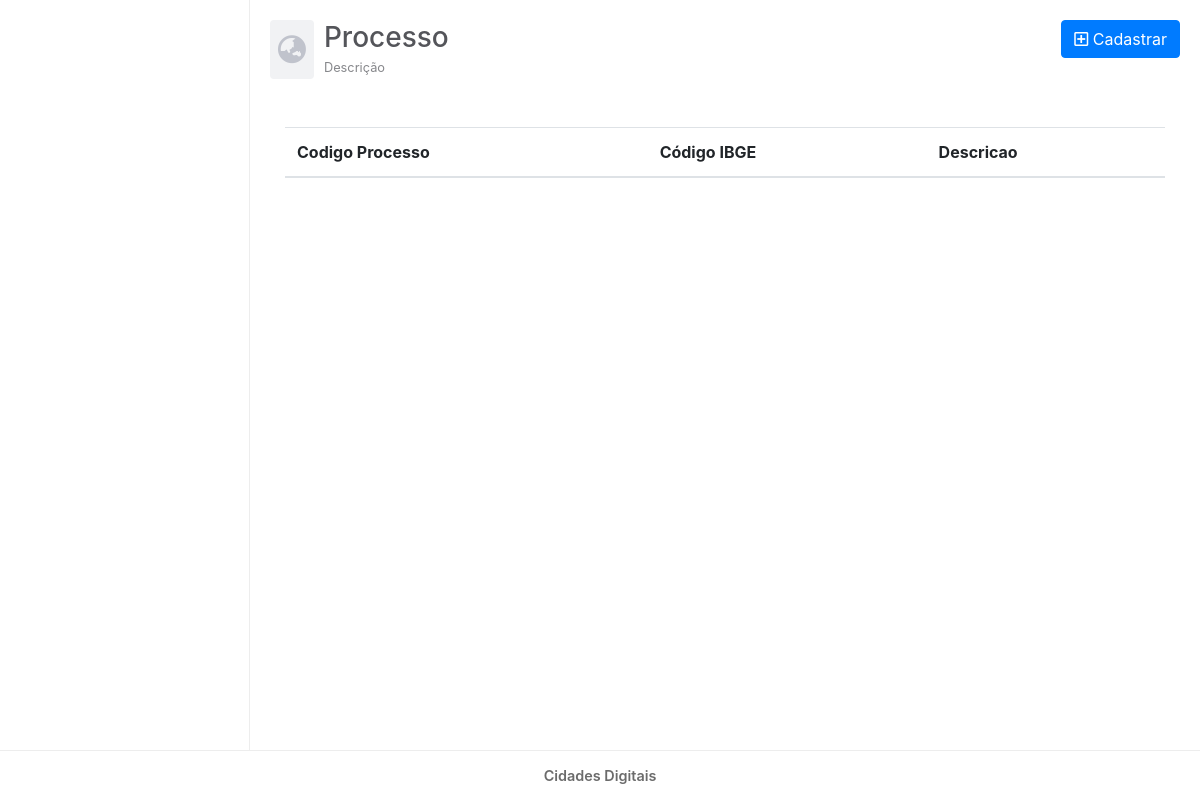
Page /View/Processo.php on the earlier database version.
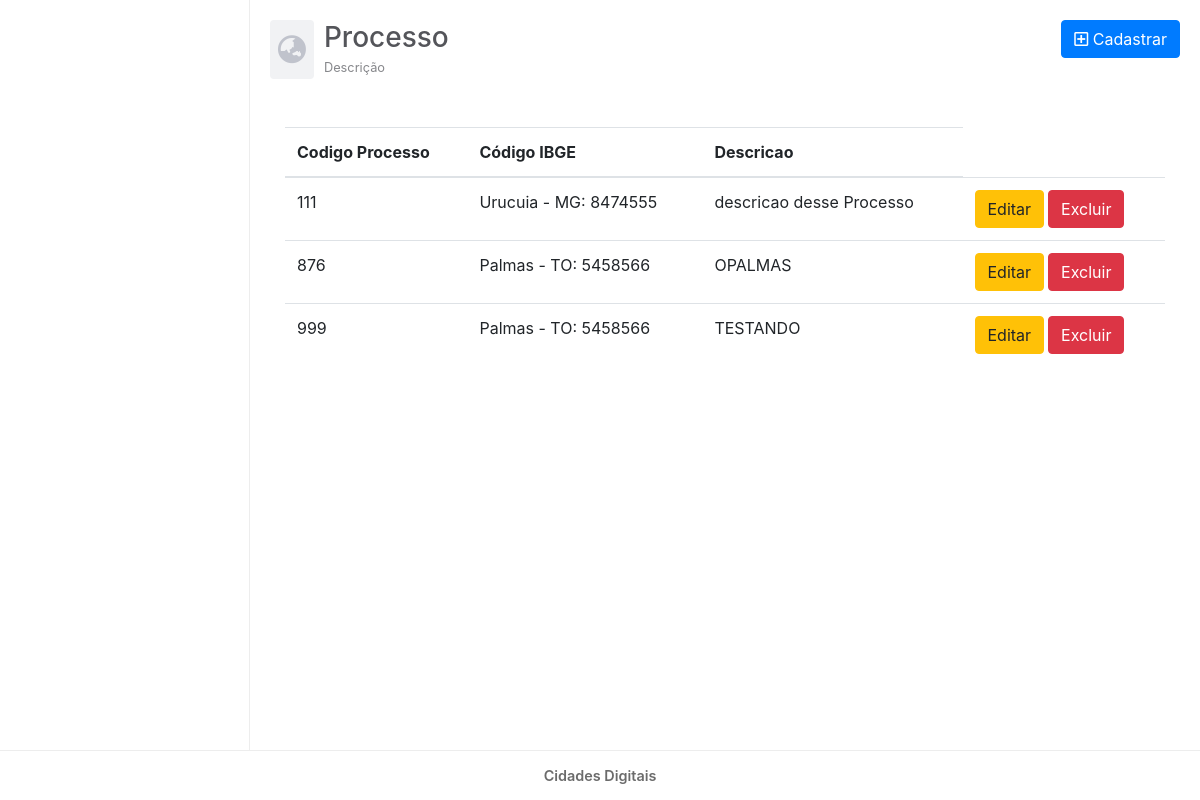
Same page on the later database version.
### tables this page shows
CREATE TABLE IF NOT EXISTS `processo` (
  `cod_processo` char(17) NOT NULL,
  `cod_ibge` int(7) NOT NULL,
  `descricao` varchar(45) DEFAULT NULL,
  PRIMARY KEY (`cod_processo`,`cod_ibge`),
  KEY `fk_processo_cd1_idx` (`cod_ibge`)
);

### Model/DAO/ClassProcessoDAO.php (called while the page is built, shortened)
<?php
class ClassProcessoDAO {
    public function listarProcesso(){
        try {
            $pdo = Conexao::getInstance();
            $sql = "SELECT CONCAT(municipio.nome_municipio,  ' - ' , municipio.uf,': ',processo.cod_ibge) AS cod_ibge_dados, municipio.cod_ibge, cod_processo, descricao
            FROM processo
            INNER JOIN municipio ON processo.cod_ibge = municipio.cod_ibge
            ORDER BY cod_processo ASC";
            $stmt = $pdo->prepare($sql);
            $stmt->execute();
            return $stmt->fetchAll();
        } catch (PDOException $ex) {
            return $ex->getMessage();
        }
    }
}

### Controller/ControleListarProcesso.php (called while the page is built)
<?php
require_once '../Model/DAO/ClassProcessoDAO.php';
$listar = new ClassProcessoDAO();
$dados = $listar->listarProcesso();
if($dados) {
    $array_dados = $dados;
} else {
    $array_dados = [];
}

### view/processo.php (the view, shortened to what this page needs)
<?php
    include_once("_cabecalho.php");
    require_once("../Controller/ControleListarProcesso.php");
    ?>
    <main id="main">
        <div class="row mb-5">
          <div id="mainHeader" class="col-md-6 d-flex align-items-center">
            <span id="mainHeaderIcon">
                <i class="fas fa-globe-asia"></i>
            </span>
            <span>
            <h3 class="mb-0">Processo</h3>
            <small>Descrição</small>
            </span>
            </div>
            <div class="col-md-6 text-right">
                <button type="button" class="btn btn-primary" data-toggle="modal" data-target=".cadastrar-processo-modal-lg">
                <i class="far fa-plus-square"></i>
                Cadastrar
                </button>
            </div>
        </div>
        <div class="container">
          <div class="row">
            <div class="col-12">
              <div class="table-responsive">
                <table class="table">
                  <thead>
                    <tr>
                      <th scope="col">Codigo Processo</th>
                      <th scope="col">Código IBGE</th>
                      <th scope="col">Descricao</th>
                    </tr>
                  </thead>
                  <tbody>
                  <?php
                    foreach($array_dados as $key => $value) {
                        ?>
                        <tr>
                          <td><?php echo $value['cod_processo'] ?></td>
                          <td><?php echo $value['cod_ibge_dados'] ?></td>
                          <td><?php echo $value['descricao'] ?></td>
                          <td>
                            <span class="d-flex">
                            <a href="<?php echo URL ?>View/ProcessoEditar.php?cod_processo=<?php echo $value['cod_processo'] ?>&cod_ibge=<?php echo $value['cod_ibge'] ?>" class="btn btn-warning mr-1">
                              Editar
                            </a>
                            <button onclick="apagarDados('<?php echo URL ?>Controller/ControleApagarProcesso.php?cod_processo=<?php echo $value['cod_processo'] ?>&cod_ibge=<?php echo $value['cod_ibge'] ?>')" class="btn btn-danger">
                              Excluir
                            </button>
                            </span>
                          </td>
                        </tr>
                        <?php
                    }
                  ?>
                  </tbody>
                </table>
              </div>
            </div>
          </div>
        </div>
    </main>
    <?php
    include_once('_rodape.php');
?>

Differences in the rows shown:
added processo: cod_processo "111", cod_ibge_dados "Urucuia - MG: 8474555", descricao "descricao desse Processo"
added processo: cod_processo "876", cod_ibge_dados "Palmas - TO: 5458566", descricao "OPALMAS"
added processo: cod_processo "999", cod_ibge_dados "Palmas - TO: 5458566", descricao "TESTANDO"
